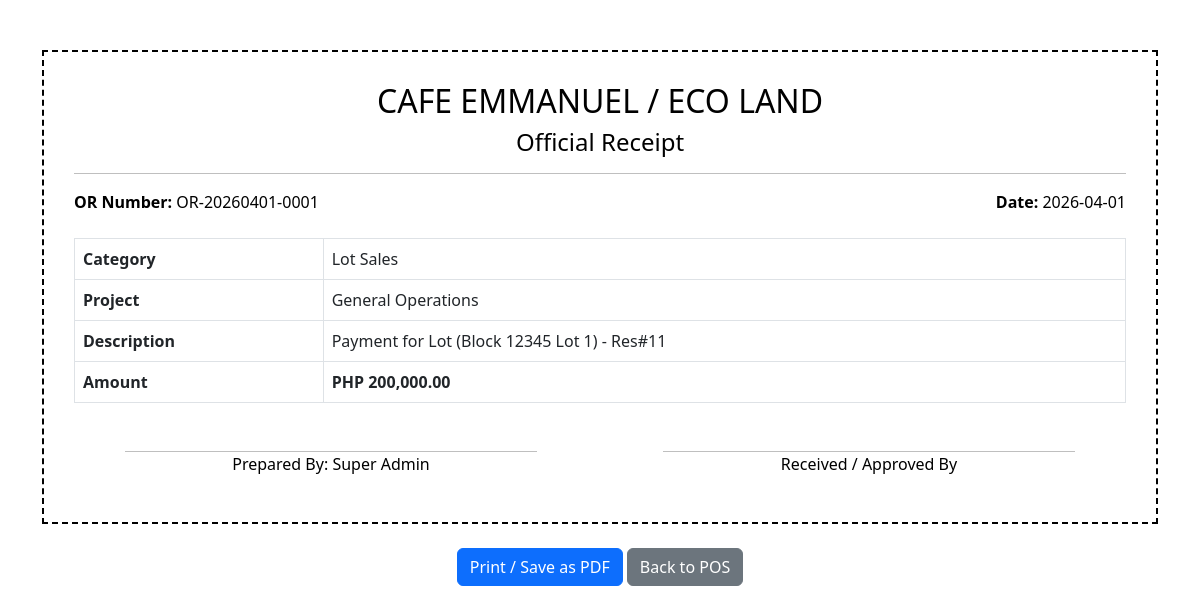
The app's page /voucher.php?or=OR-20260401-0001 (signed in) with its own data.
### tables this page shows
CREATE TABLE `transactions` (
  `id` int(11) NOT NULL,
  `reservation_id` int(11) DEFAULT NULL,
  `or_number` varchar(50) NOT NULL,
  `transaction_date` date NOT NULL,
  `type` enum('INCOME','EXPENSE') NOT NULL,
  `category_id` int(11) NOT NULL,
  `project_id` int(11) NOT NULL,
  `amount` decimal(12,2) NOT NULL,
  `description` text DEFAULT NULL,
  `user_id` int(11) NOT NULL,
  `payee` varchar(150) DEFAULT NULL,
  `bank_name` varchar(100) DEFAULT NULL,
  `check_number` varchar(50) DEFAULT NULL,
  `is_check` tinyint(1) DEFAULT 0,
  `created_at` timestamp NOT NULL DEFAULT current_timestamp()
);

CREATE TABLE `accounting_categories` (
  `id` int(11) NOT NULL,
  `name` varchar(100) NOT NULL,
  `group_name` varchar(50) NOT NULL,
  `type` enum('INCOME','EXPENSE') NOT NULL DEFAULT 'EXPENSE'
);

CREATE TABLE `projects` (
  `id` int(11) NOT NULL,
  `name` varchar(150) NOT NULL,
  `status` enum('ACTIVE','COMPLETED') DEFAULT 'ACTIVE'
);

CREATE TABLE `users` (
  `id` int(11) NOT NULL,
  `fullname` varchar(100) DEFAULT NULL,
  `email` varchar(100) DEFAULT NULL,
  `password` varchar(255) DEFAULT NULL,
  `phone` varchar(20) DEFAULT NULL,
  `role` enum('SUPER ADMIN','ADMIN','MANAGER','AGENT','BUYER') DEFAULT 'BUYER',
  `created_at` timestamp NOT NULL DEFAULT current_timestamp()
);

### voucher.php (the view, shortened to what this page needs)
<?php
require 'config.php';
$or = $_GET['or'];
$query = "SELECT t.*, c.name as category, p.name as project, u.fullname FROM transactions t
          JOIN accounting_categories c ON t.category_id = c.id
          JOIN projects p ON t.project_id = p.id
          JOIN users u ON t.user_id = u.id WHERE t.or_number = ?";
$stmt = $conn->prepare($query);
$stmt->bind_param("s", $or);
$stmt->execute();
$res = $stmt->get_result();
$t = $res->fetch_assoc();
?>
<!DOCTYPE html>
<html lang="en">
<head>
    <link href="https://cdn.jsdelivr.net/npm/bootstrap@5.3.0/dist/css/bootstrap.min.css" rel="stylesheet">
</head>
<body>
<div class="container">
    <div class="voucher-box">
        <h2 class="text-center">CAFE EMMANUEL / ECO LAND</h2>
        <h4 class="text-center">Official <?= $t['type'] == 'EXPENSE' ? 'Payment Voucher' : 'Receipt' ?></h4>
        <hr>
        <div class="row mb-4">
            <div class="col-6"><strong>OR Number:</strong> <?= $t['or_number'] ?></div>
            <div class="col-6 text-end"><strong>Date:</strong> <?= $t['transaction_date'] ?></div>
        </div>
        <table class="table table-bordered">
            <tr><th>Category</th><td><?= $t['category'] ?></td></tr>
            <tr><th>Project</th><td><?= $t['project'] ?></td></tr>
            <tr><th>Description</th><td><?= $t['description'] ?></td></tr>
            <tr><th>Amount</th><td><strong>PHP <?= number_format($t['amount'], 2) ?></strong></td></tr>
        </table>
        <div class="mt-5 row text-center">
            <div class="col-6">
                <hr style="width: 80%; margin:auto;">
                <p>Prepared By: <?= $t['fullname'] ?></p>
            </div>
            <div class="col-6">
                <hr style="width: 80%; margin:auto;">
                <p>Received / Approved By</p>
            </div>
        </div>
    </div>
    <div class="text-center mt-4 no-print">
        <button onclick="window.print()" class="btn btn-primary">Print / Save as PDF</button>
        <a href="pos.php" class="btn btn-secondary">Back to POS</a>
    </div>
</div>
</body>
</html>

### voucher.php (style rules this page uses)
body { background: #fff; color: #000; }
.voucher-box { border: 2px dashed #000; padding: 30px; margin-top: 50px; }

### records on screen
transactions: or_number "OR-20260401-0001", transaction_date "2026-04-01", accounting_categories.name "Lot Sales", project.name "General Operations", description "Payment for Lot (Block 12345 Lot 1) - Res#11", amount "200,000.00", user.fullname "Super Admin"
